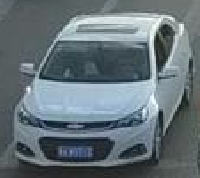
//> input picture assets/target1.png, 200 x 178 px
$ ./main   (built with g++ and OpenCV 4)
//> lines starting //> are read from the running program, lines starting //| are printed output that depends on the picture; after the words box and inside, x2 and y2 are one past the last pixel; in counts of white or black regions, pixels touching at a corner belong together; pictures that were not available may be replaced by others from this repository, and a replacement may not be noted
#include <iostream>
#include <opencv2/opencv.hpp>
#include <opencv2/features2d.hpp>
#include <opencv2/highgui/highgui.hpp>

/* Overview:
    1. Load target image
    2. Extract features
    3. Initial find target in image by identifying matching keypoints from the reference image
    4. Average of pixels is center (remove outliers)
    5. That image then becomes your reference (skipping this as its not stable)
    6. Reduce ROI for feature detection once you find target in image
    7. Repeat 3-6
*/

void manual_filter(std::vector<cv::DMatch>& matches) {
    // Get all match distances
    std::vector<float> distances;
    for (const auto& match : matches) {
        distances.push_back(match.distance);
    }

    // Find median descriptor distances
    std::sort(distances.begin(), distances.end());
    size_t n = distances.size();
    float median_dist;
    if (n % 2 == 0) {
        median_dist = ((distances[n / 2 - 1] + distances[n / 2 + 1]) / 2);
    } else {
        median_dist = (distances[n / 2]);
    }

    // Filter outliers
    float max_dist = median_dist / 3.0; // manual tuning
    matches.erase(std::remove_if(matches.begin(), matches.end(), [max_dist](const cv::DMatch& m) {
        return m.distance > max_dist;
    }), matches.end());
}

void ransac_filter(std::vector<cv::DMatch>& matches, std::vector<cv::KeyPoint>& keypoints1, std::vector<cv::KeyPoint>& keypoints2) {
    // Get points from matches
    std::vector<cv::Point2f> points1, points2;
    for (const auto& match : matches) {
        points1.push_back(keypoints1[match.queryIdx].pt);
        points2.push_back(keypoints2[match.trainIdx].pt);
    }

    if (matches.size() < 4) {
        return;  // need at least 4 points for homography
    }

    // Use RANSAC to find homography and filter matches
    std::vector<unsigned char> inliersMask(matches.size());
    cv::Mat homography = cv::findHomography(points1, points2, cv::RANSAC, 3.0, inliersMask);

    // Filter matches based on inliersMask
    std::vector<cv::DMatch> inlier_matches;
    for (size_t i = 0; i < matches.size(); ++i) {
        if (inliersMask[i]) {
            inlier_matches.push_back(matches[i]); // Keep only inliers
        }
    }

    // Update original matches vector with inliers only
    matches = inlier_matches;
}

int main() {
    // Load initial target reference
    cv::Mat img1 = cv::imread("/assets/target1.png", cv::IMREAD_GRAYSCALE);
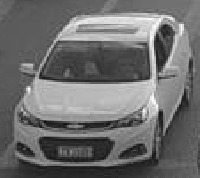
//> img1: 178 rows x 200 cols, CV_8UC1; min 8, max 253, mean 109.8

    // File
    std::string filename = "assets/vid1.mp4";
    cv::VideoCapture cap(filename);

    // Vars
    cv::Mat img2;
    cv::Mat img2_roi;
    int rect_offset = 50;
    int prev_x_avg;
    int prev_y_avg;
    int delay = 1;

    while (true) {
        // Read
        cap.read(img2);
//> img2 is the input picture: 178 rows x 200 cols, CV_8UC3; mean B, G, R 120, 113.4, 100.5
        if (img2.empty()) break;

        // Delay using fps
        float fps = cap.get(cv::CAP_PROP_FPS);
        delay = static_cast<int>(1000.0 / fps);

        // Create SIFT detector
        cv::Ptr<cv::SIFT> detector = cv::SIFT::create();

        // Detect SIFT keypoints and compute descriptors
        std::vector<cv::KeyPoint> keypoints1, keypoints2;
        cv::Mat descriptors1, descriptors2;
        detector->detectAndCompute(img1, cv::noArray(), keypoints1, descriptors1);
//> keypoints1 = 215 keypoints; strongest (x, y, size): (165, 31, 9.7), (160, 113, 3.8), (28, 89, 3.1), (160, 63, 6.5)

        if (!img2_roi.empty()) {
            detector->detectAndCompute(img2_roi, cv::noArray(), keypoints2, descriptors2);
        } else {
            detector->detectAndCompute(img2, cv::noArray(), keypoints2, descriptors2);
//> keypoints2 = 214 keypoints; strongest (x, y, size): (165, 31, 9.7), (160, 113, 3.8), (28, 89, 3), (160, 63, 6.5)
        }

        // BFMatcher
        cv::BFMatcher matcher(cv::NORM_L2); // cv::NORM_HAMMING for ORB
        std::vector<cv::DMatch> matches;
        matcher.match(descriptors1, descriptors2, matches);
//> matches = 215 matches

        // Filter
        manual_filter(matches);
//> after the loop in manual_filter, `for (const auto& match : matches)`: distances = 215 values, max 399.6 at index 3, min 1 at index 192, mean 32.68
//> in manual_filter, `std::sort(distances.begin(), distances.end());`: distances = 215 values from 1 to 399.6
//> in manual_filter, `size_t n = distances.size();`: n = 215
//> in manual_filter, `median_dist = (distances[n / 2]);`: median_dist = 9.49
//> in manual_filter, `float max_dist = median_dist / 3.0;`: max_dist = 3.16
//> in manual_filter, `matches.erase(std::remove_if(matches.begin(), matches.end(), [max_dist..`: matches = 5 matches
//> matches = 5 matches
        // ransac_filter(matches, keypoints1, keypoints2); // work in progress

        // Skip if no matches after filtering
        if (matches.empty()) {
            std::cout << "No matches, continuing.." << "\n";
            img2_roi = cv::Mat(); // no roi if no matches (idea for future: implement KF tracking to estimate roi even if no detections)
            cv::imshow("img2", img2);
            cv::waitKey(delay);
            continue;
        }

        // Find average coord of matches
        float x_avg = 0.0;
        float y_avg = 0.0;
        for (const auto& match : matches) {
            const cv::KeyPoint& keypoint = keypoints2[match.trainIdx];
            x_avg += keypoint.pt.x;
            y_avg += keypoint.pt.y;
        }
//> this loop made 5 passes
//> (keypoint, x_avg, y_avg) on passes 1 to 5: (keypoint at (28.2, 149.1), size 2.7, 28.19, 149.1), (keypoint at (38.4, 148.1), size 2.1, 66.54, 297.2), (keypoint at (171.2, 18.2), size 2.6, 237.7, 315.4), (keypoint at (177.5, 27.5), size 2.3, 415.3, 342.9), (keypoint at (181.3, 26.3), size 3.8, 596.6, 369.2)
//> after the loop, x_avg = 596.6; y_avg = 369.2
        x_avg /= matches.size();
//> x_avg = 119.3
        y_avg /= matches.size();
//> y_avg = 73.84

        // Adjust x_avg and y_avg relative to the center of img2_roi
        if (!img2_roi.empty()) {
            float diff_x = x_avg - img2_roi.cols/2;
            float diff_y = y_avg - img2_roi.rows/2;

            x_avg = prev_x_avg + diff_x;
            y_avg = prev_y_avg + diff_y;
        }

        // Compute bbox
        int x1 = std::max(static_cast<int>(x_avg - rect_offset), 0);
//> x1 = 69
        int y1 = std::max(static_cast<int>(y_avg - rect_offset), 0);
//> y1 = 23
        int x2 = std::min(static_cast<int>(x_avg + rect_offset), img2.cols);
//> x2 = 169
        int y2 = std::min(static_cast<int>(y_avg + rect_offset), img2.rows);
//> y2 = 123

        // New reference image (since reference can change over time) not stable
        // img1 = img2(cv::Range(y1, y2), cv::Range(x1, x2));

        // Update detection ROI
        img2_roi = img2(cv::Range(std::max(y1 - rect_offset, 0), std::min(y2 + rect_offset, img2.rows)),
                        cv::Range(std::max(x1 - rect_offset, 0), std::min(x2 + rect_offset, img2.cols)));
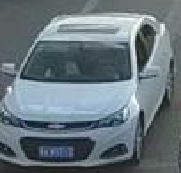
//> img2_roi: 173 rows x 181 cols, CV_8UC3; mean B, G, R 124.5, 117.4, 103.7

        // Draw bbox
        cv::Rect rect(x_avg - rect_offset, y_avg - rect_offset, rect_offset * 2, rect_offset * 2);
//> rect = Rect(69, 23, 100, 100)
        cv::rectangle(img2, rect, cv::Scalar(0, 255, 0));
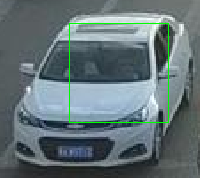
//> img2: 178 rows x 200 cols, CV_8UC3; 1.11% of pixels changed, all inside (x1, y1, x2, y2) = (69, 23, 169, 123)

        // Show image
        cv::imshow("img2", img2);
        // cv::imshow("img1", img1); // for debugging
        if (!img2_roi.empty()) cv::imshow("img2_roi", img2_roi); // for debugging
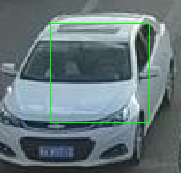
//> window 'img2_roi': 173 rows x 181 cols, CV_8UC3; mean B, G, R 122.6, 118.8, 102.1

        cv::waitKey(delay);

        prev_x_avg = x_avg;
//> prev_x_avg = 119
        prev_y_avg = y_avg;
//> prev_y_avg = 73
    }

    cap.release();

    return 0;
}

$ run again, on assets/target2.png
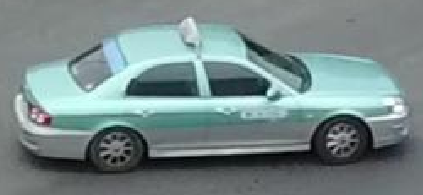
//> input picture assets/target2.png, 423 x 195 px, given in place of target1.png, which was not available
//> `cv::Mat img1 = cv::imread("/assets/target1.png", cv::IMREAD_GRAYSCALE);`:
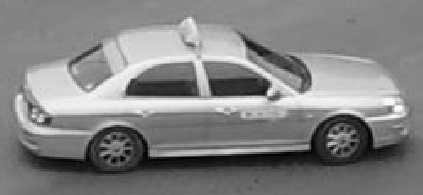
//> img1: 195 rows x 423 cols, CV_8UC1; min 0, max 253, mean 130.3
//> img2 is the input picture: 195 rows x 423 cols, CV_8UC3; mean B, G, R 136.4, 136, 118.8
//> keypoints1 = 294 keypoints; strongest (x, y, size): (257, 87, 14), (270, 92, 4.4), (220, 87, 14.2), (227, 84, 20.1)
//> keypoints2 = 289 keypoints; strongest (x, y, size): (257, 87, 14), (270, 92, 4.4), (220, 87, 14.2), (227, 83, 20.2)
//> `matcher.match(descriptors1, descriptors2, matches);`: matches = 294 matches
//> after the loop in manual_filter, `for (const auto& match : matches)`: distances = 294 values, max 372 at index 292, min 0 at index 242, mean 37.56
//> in manual_filter, `std::sort(distances.begin(), distances.end());`: distances = 294 values from 0 to 372
//> n = 294
//> median_dist = 8.86
//> max_dist = 2.95
//> in manual_filter, `matches.erase(std::remove_if(matches.begin(), matches.end(), [max_dist..`: matches = 6 matches
//> the loop `for (const auto& match : matches)` made 6 passes
//> (keypoint, x_avg, y_avg) on passes 1 to 6: (keypoint at (141.8, 50.3), size 31.9, 141.8, 50.29), (keypoint at (219.9, 87.2), size 14.2, 361.7, 137.5), (keypoint at (227, 83.5), size 20.2, 588.7, 221), (keypoint at (227, 83.5), size 20.2, 815.8, 304.5), (keypoint at (328.6, 167.5), size 2.5, 1144.3, 472), (keypoint at (334.5, 150.2), size 2.7, 1478.9, 622.2)
//> after the loop `for (const auto& match : matches)`: x_avg = 1478.9; y_avg = 622.2
//> `x_avg /= matches.size();`: x_avg = 246.5
//> `y_avg /= matches.size();`: y_avg = 103.7
//> x1 = 196
//> y1 = 53
//> x2 = 296
//> y2 = 153
//> rect = Rect(196, 53, 100, 100)
//> img2: 195 rows x 423 cols, CV_8UC3; 0.48% of pixels changed, all inside (x1, y1, x2, y2) = (196, 53, 296, 153)
//> `if (!img2_roi.empty()) cv::imshow("img2_roi", img2_roi);`:
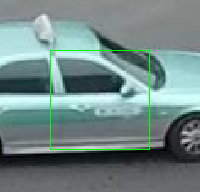
//> window 'img2_roi': 192 rows x 200 cols, CV_8UC3; mean B, G, R 133.2, 135.2, 113
//> prev_x_avg = 246
//> prev_y_avg = 103

$ run again, on assets/target3.png
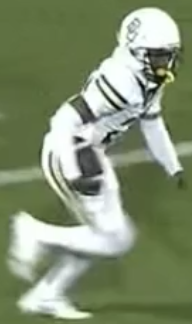
//> input picture assets/target3.png, 192 x 324 px, given in place of target1.png, which was not available
//> `cv::Mat img1 = cv::imread("/assets/target1.png", cv::IMREAD_GRAYSCALE);`:
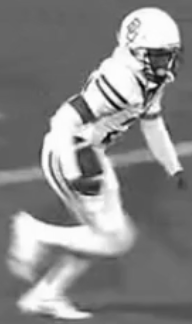
//> img1: 324 rows x 192 cols, CV_8UC1; min 4, max 254, mean 136.3
//> img2 is the input picture: 324 rows x 192 cols, CV_8UC3; mean B, G, R 115, 143.9, 131.1
//> keypoints1 = 261 keypoints; strongest (x, y, size): (152, 85, 4.3), (78, 140, 5.1), (124, 101, 3.8), (87, 116, 10.7)
//> keypoints2 = 259 keypoints; strongest (x, y, size): (152, 85, 4.3), (78, 140, 5.1), (124, 101, 3.8), (87, 116, 10.7)
//> `matcher.match(descriptors1, descriptors2, matches);`: matches = 261 matches
//> after the loop in manual_filter, `for (const auto& match : matches)`: distances = 261 values, max 432.2 at index 163, min 1.73 at index 72, mean 24.41
//> in manual_filter, `std::sort(distances.begin(), distances.end());`: distances = 261 values from 1.73 to 432.2
//> n = 261
//> median_dist = 5.92
//> max_dist = 1.97
//> in manual_filter, `matches.erase(std::remove_if(matches.begin(), matches.end(), [max_dist..`: matches = 2 matches
//> the loop `for (const auto& match : matches)` made 2 passes
//> (keypoint, x_avg, y_avg) on passes 1 to 2: (keypoint at (87.6, 184.5), size 17.1, 87.58, 184.5), (keypoint at (87.6, 184.5), size 17.1, 175.2, 368.9)
//> after the loop `for (const auto& match : matches)`: x_avg = 175.2; y_avg = 368.9
//> `x_avg /= matches.size();`: x_avg = 87.58
//> `y_avg /= matches.size();`: y_avg = 184.5
//> x1 = 37
//> y1 = 134
//> x2 = 137
//> y2 = 234
//> rect = Rect(37, 134, 100, 100)
//> img2: 324 rows x 192 cols, CV_8UC3; 0.64% of pixels changed, all inside (x1, y1, x2, y2) = (37, 134, 137, 234)
//> `if (!img2_roi.empty()) cv::imshow("img2_roi", img2_roi);`:
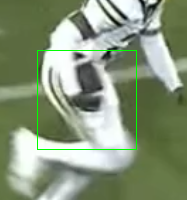
//> window 'img2_roi': 200 rows x 187 cols, CV_8UC3; mean B, G, R 123.5, 150, 135.8
//> prev_x_avg = 87
//> prev_y_avg = 184
